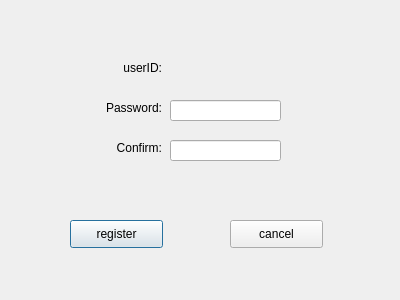
<?xml version="1.0" encoding="UTF-8"?>
<ui version="4.0">
 <class>Register</class>
 <widget class="QDialog" name="Register">
  <property name="geometry">
   <rect>
    <x>0</x>
    <y>0</y>
    <width>400</width>
    <height>300</height>
   </rect>
  </property>
  <property name="windowTitle">
   <string>Dialog</string>
  </property>
  <widget class="QPushButton" name="regist">
   <property name="geometry">
    <rect>
     <x>70</x>
     <y>220</y>
     <width>93</width>
     <height>28</height>
    </rect>
   </property>
   <property name="text">
    <string>register</string>
   </property>
  </widget>
  <widget class="QPushButton" name="cancel">
   <property name="geometry">
    <rect>
     <x>230</x>
     <y>220</y>
     <width>93</width>
     <height>28</height>
    </rect>
   </property>
   <property name="text">
    <string>cancel</string>
   </property>
  </widget>
  <widget class="QLineEdit" name="password">
   <property name="geometry">
    <rect>
     <x>170</x>
     <y>100</y>
     <width>111</width>
     <height>21</height>
    </rect>
   </property>
   <property name="text">
    <string/>
   </property>
  </widget>
  <widget class="QLineEdit" name="confirm">
   <property name="geometry">
    <rect>
     <x>170</x>
     <y>140</y>
     <width>111</width>
     <height>21</height>
    </rect>
   </property>
  </widget>
  <widget class="QLabel" name="userID">
   <property name="geometry">
    <rect>
     <x>90</x>
     <y>60</y>
     <width>72</width>
     <height>15</height>
    </rect>
   </property>
   <property name="layoutDirection">
    <enum>Qt::LeftToRight</enum>
   </property>
   <property name="text">
    <string>userID:</string>
   </property>
   <property name="alignment">
    <set>Qt::AlignRight|Qt::AlignTrailing|Qt::AlignVCenter</set>
   </property>
  </widget>
  <widget class="QLabel" name="password_label">
   <property name="geometry">
    <rect>
     <x>90</x>
     <y>100</y>
     <width>72</width>
     <height>15</height>
    </rect>
   </property>
   <property name="text">
    <string>Password:</string>
   </property>
   <property name="alignment">
    <set>Qt::AlignRight|Qt::AlignTrailing|Qt::AlignVCenter</set>
   </property>
  </widget>
  <widget class="QLabel" name="confirm_label">
   <property name="geometry">
    <rect>
     <x>90</x>
     <y>140</y>
     <width>72</width>
     <height>15</height>
    </rect>
   </property>
   <property name="text">
    <string>Confirm:</string>
   </property>
   <property name="alignment">
    <set>Qt::AlignRight|Qt::AlignTrailing|Qt::AlignVCenter</set>
   </property>
  </widget>
  <widget class="QLabel" name="userId">
   <property name="geometry">
    <rect>
     <x>170</x>
     <y>60</y>
     <width>111</width>
     <height>20</height>
    </rect>
   </property>
   <property name="text">
    <string/>
   </property>
  </widget>
 </widget>
 <resources/>
 <connections/>
</ui>
